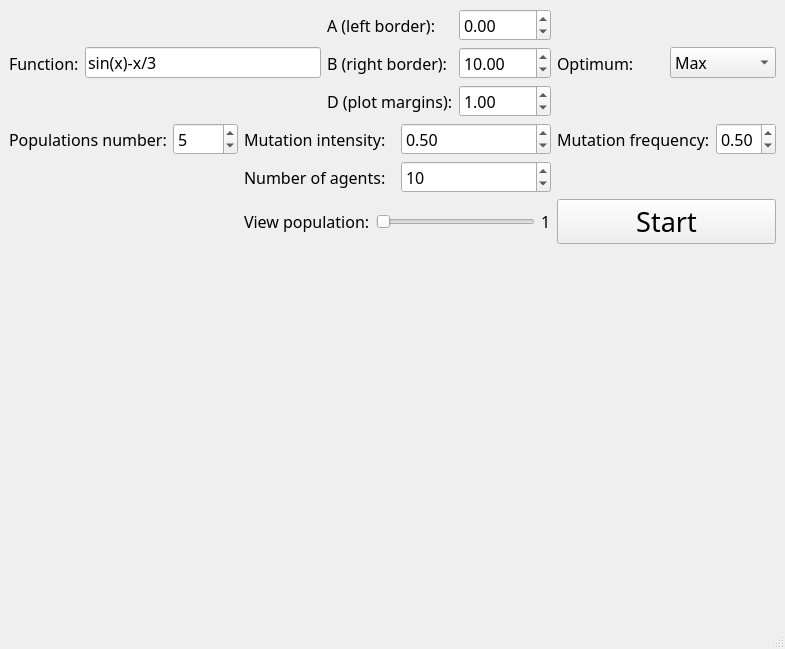
<?xml version="1.0" encoding="UTF-8"?>
<ui version="4.0">
 <author>Fern Lane</author>
 <class>MainWindow</class>
 <widget class="QMainWindow" name="MainWindow">
  <property name="geometry">
   <rect>
    <x>0</x>
    <y>0</y>
    <width>785</width>
    <height>649</height>
   </rect>
  </property>
  <property name="font">
   <font>
    <family>Calibri Light</family>
    <pointsize>12</pointsize>
   </font>
  </property>
  <property name="windowTitle">
   <string>IIvMobS LR2</string>
  </property>
  <property name="layoutDirection">
   <enum>Qt::LeftToRight</enum>
  </property>
  <widget class="QWidget" name="centralwidget">
   <layout class="QGridLayout" name="gridLayout_2">
    <item row="0" column="0" colspan="2">
     <layout class="QHBoxLayout" name="horizontalLayout_7">
      <item>
       <widget class="QLabel" name="label_10">
        <property name="text">
         <string>Function:</string>
        </property>
       </widget>
      </item>
      <item>
       <widget class="QLineEdit" name="lineEdit">
        <property name="text">
         <string>sin(x)-x/3</string>
        </property>
       </widget>
      </item>
     </layout>
    </item>
    <item row="0" column="2">
     <layout class="QGridLayout" name="gridLayout">
      <item row="0" column="0">
       <widget class="QLabel" name="label">
        <property name="text">
         <string>A (left border):</string>
        </property>
       </widget>
      </item>
      <item row="0" column="1">
       <widget class="QDoubleSpinBox" name="doubleSpinBox">
        <property name="minimum">
         <double>-1000.000000000000000</double>
        </property>
        <property name="maximum">
         <double>1000.000000000000000</double>
        </property>
        <property name="singleStep">
         <double>0.500000000000000</double>
        </property>
       </widget>
      </item>
      <item row="1" column="0">
       <widget class="QLabel" name="label_2">
        <property name="text">
         <string>B (right border):</string>
        </property>
       </widget>
      </item>
      <item row="2" column="0">
       <widget class="QLabel" name="label_3">
        <property name="text">
         <string>D (plot margins):</string>
        </property>
       </widget>
      </item>
      <item row="1" column="1">
       <widget class="QDoubleSpinBox" name="doubleSpinBox_2">
        <property name="minimum">
         <double>-1000.000000000000000</double>
        </property>
        <property name="maximum">
         <double>1000.000000000000000</double>
        </property>
        <property name="singleStep">
         <double>0.500000000000000</double>
        </property>
        <property name="value">
         <double>10.000000000000000</double>
        </property>
       </widget>
      </item>
      <item row="2" column="1">
       <widget class="QDoubleSpinBox" name="doubleSpinBox_3">
        <property name="maximum">
         <double>100.000000000000000</double>
        </property>
        <property name="singleStep">
         <double>0.100000000000000</double>
        </property>
        <property name="value">
         <double>1.000000000000000</double>
        </property>
       </widget>
      </item>
     </layout>
    </item>
    <item row="0" column="3">
     <layout class="QHBoxLayout" name="horizontalLayout">
      <item>
       <widget class="QLabel" name="label_4">
        <property name="text">
         <string>Optimum:</string>
        </property>
       </widget>
      </item>
      <item>
       <widget class="QComboBox" name="comboBox">
        <item>
         <property name="text">
          <string>Max</string>
         </property>
        </item>
        <item>
         <property name="text">
          <string>Min</string>
         </property>
        </item>
       </widget>
      </item>
     </layout>
    </item>
    <item row="1" column="0">
     <layout class="QHBoxLayout" name="horizontalLayout_2">
      <item>
       <widget class="QLabel" name="label_5">
        <property name="text">
         <string>Populations number:</string>
        </property>
       </widget>
      </item>
      <item>
       <widget class="QSpinBox" name="spinBox">
        <property name="minimum">
         <number>1</number>
        </property>
        <property name="maximum">
         <number>1000</number>
        </property>
        <property name="value">
         <number>5</number>
        </property>
       </widget>
      </item>
     </layout>
    </item>
    <item row="1" column="1" colspan="2">
     <layout class="QHBoxLayout" name="horizontalLayout_3">
      <item>
       <widget class="QLabel" name="label_6">
        <property name="text">
         <string>Mutation intensity:</string>
        </property>
       </widget>
      </item>
      <item>
       <widget class="QDoubleSpinBox" name="doubleSpinBox_4">
        <property name="maximum">
         <double>1.000000000000000</double>
        </property>
        <property name="singleStep">
         <double>0.100000000000000</double>
        </property>
        <property name="value">
         <double>0.500000000000000</double>
        </property>
       </widget>
      </item>
     </layout>
    </item>
    <item row="1" column="3">
     <layout class="QHBoxLayout" name="horizontalLayout_4">
      <item>
       <widget class="QLabel" name="label_7">
        <property name="text">
         <string>Mutation frequency:</string>
        </property>
       </widget>
      </item>
      <item>
       <widget class="QDoubleSpinBox" name="doubleSpinBox_5">
        <property name="maximum">
         <double>1.000000000000000</double>
        </property>
        <property name="singleStep">
         <double>0.100000000000000</double>
        </property>
        <property name="value">
         <double>0.500000000000000</double>
        </property>
       </widget>
      </item>
     </layout>
    </item>
    <item row="2" column="1" colspan="2">
     <layout class="QHBoxLayout" name="horizontalLayout_5">
      <item>
       <widget class="QLabel" name="label_8">
        <property name="text">
         <string>Number of agents:</string>
        </property>
       </widget>
      </item>
      <item>
       <widget class="QSpinBox" name="spinBox_2">
        <property name="minimum">
         <number>1</number>
        </property>
        <property name="maximum">
         <number>1000</number>
        </property>
        <property name="value">
         <number>10</number>
        </property>
       </widget>
      </item>
     </layout>
    </item>
    <item row="3" column="1" colspan="2">
     <layout class="QHBoxLayout" name="horizontalLayout_6">
      <item>
       <widget class="QLabel" name="label_9">
        <property name="text">
         <string>View population:</string>
        </property>
       </widget>
      </item>
      <item>
       <widget class="QSlider" name="horizontalSlider">
        <property name="minimum">
         <number>0</number>
        </property>
        <property name="maximum">
         <number>0</number>
        </property>
        <property name="tracking">
         <bool>true</bool>
        </property>
        <property name="orientation">
         <enum>Qt::Horizontal</enum>
        </property>
        <property name="tickPosition">
         <enum>QSlider::NoTicks</enum>
        </property>
       </widget>
      </item>
      <item>
       <widget class="QLabel" name="label_11">
        <property name="text">
         <string>1</string>
        </property>
       </widget>
      </item>
     </layout>
    </item>
    <item row="3" column="3">
     <widget class="QPushButton" name="pushButton">
      <property name="font">
       <font>
        <pointsize>20</pointsize>
       </font>
      </property>
      <property name="text">
       <string>Start</string>
      </property>
     </widget>
    </item>
    <item row="4" column="0" colspan="4">
     <widget class="QWidget" name="widget" native="true">
      <property name="sizePolicy">
       <sizepolicy hsizetype="Expanding" vsizetype="Expanding">
        <horstretch>0</horstretch>
        <verstretch>0</verstretch>
       </sizepolicy>
      </property>
     </widget>
    </item>
   </layout>
  </widget>
  <widget class="QMenuBar" name="menubar">
   <property name="geometry">
    <rect>
     <x>0</x>
     <y>0</y>
     <width>785</width>
     <height>21</height>
    </rect>
   </property>
  </widget>
  <widget class="QStatusBar" name="statusbar"/>
 </widget>
 <resources/>
 <connections/>
</ui>
